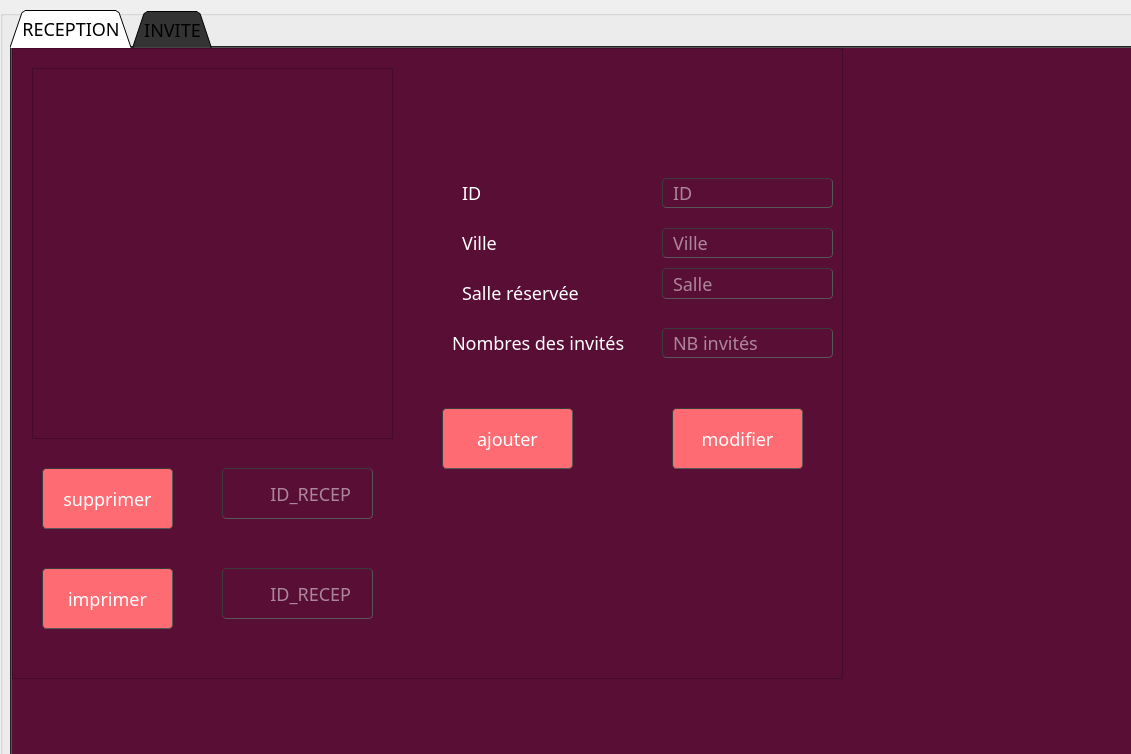
<?xml version="1.0" encoding="UTF-8"?>
<ui version="4.0">
 <class>invite_reception</class>
 <widget class="QDialog" name="invite_reception">
  <property name="geometry">
   <rect>
    <x>0</x>
    <y>0</y>
    <width>1131</width>
    <height>754</height>
   </rect>
  </property>
  <property name="windowTitle">
   <string>Dialog</string>
  </property>
  <widget class="QGroupBox" name="groupBox">
   <property name="geometry">
    <rect>
     <x>0</x>
     <y>10</y>
     <width>1351</width>
     <height>871</height>
    </rect>
   </property>
   <property name="title">
    <string/>
   </property>
   <widget class="QTabWidget" name="tabWidget">
    <property name="geometry">
     <rect>
      <x>10</x>
      <y>0</y>
      <width>1291</width>
      <height>801</height>
     </rect>
    </property>
    <property name="styleSheet">
     <string notr="true">*{
	
	
	background-image: url(:/img/ressources/2.png);
	

		

font-family:century gothic;
font-size:18px;
}
QTabWidget
{
 background:#333;
}


QFrame
{
 background:#333;
	background-color: rgb(107, 107, 107);
	background-color: rgb(188, 193, 101);
	background-color: rgb(191, 165, 165);
	background-color: rgb(89, 14, 54);
	
}


QPushButton
{
background:red;
	background-color: rgb(255, 107, 114);
border-raduis:60px;
}
QLabel
{
color:white;
}
QPushButton
{
color:white;
border-radius:15px;
}
QPushButton:hover
{
color:#333;
border-raduis:15px;
background:#49ebff;
}
QLineEdit
{
background:transparent;
border:none;
color:#ffffff;
color: rgb(62, 124, 61);
	color: rgb(0, 255, 213);
	
border-button:3ptx solid #ffffff;
	color: rgb(6, 255, 56);
	
}
QComboBox
{
background:transparent;
border:none;
color:#717072;
border-bottom:1px solid #717072 }</string>
    </property>
    <property name="tabShape">
     <enum>QTabWidget::Triangular</enum>
    </property>
    <property name="currentIndex">
     <number>0</number>
    </property>
    <widget class="QWidget" name="reception">
     <attribute name="title">
      <string>RECEPTION</string>
     </attribute>
     <widget class="QTableView" name="tableView">
      <property name="geometry">
       <rect>
        <x>20</x>
        <y>20</y>
        <width>361</width>
        <height>371</height>
       </rect>
      </property>
     </widget>
     <widget class="QFrame" name="frame_2">
      <property name="geometry">
       <rect>
        <x>0</x>
        <y>0</y>
        <width>831</width>
        <height>631</height>
       </rect>
      </property>
      <property name="frameShape">
       <enum>QFrame::StyledPanel</enum>
      </property>
      <property name="frameShadow">
       <enum>QFrame::Raised</enum>
      </property>
      <widget class="QPushButton" name="supprimer">
       <property name="geometry">
        <rect>
         <x>30</x>
         <y>420</y>
         <width>131</width>
         <height>61</height>
        </rect>
       </property>
       <property name="styleSheet">
        <string notr="true">border-width: 1px; border-radius: 4px;
color: rgb(255, 255, 255);
	border-color: rgb(58, 58, 58);
	border-style: inset;
	padding: 0 8px;

	selection-background-color: rgb(187, 187, 187);
	selection-color: rgb(60, 63, 65);</string>
       </property>
       <property name="text">
        <string>supprimer</string>
       </property>
       <property name="icon">
        <iconset resource="ressources.qrc">
         <normaloff>:/img/ressources/127960661_183172423452732_4500599527248670551_n.png</normaloff>:/img/ressources/127960661_183172423452732_4500599527248670551_n.png</iconset>
       </property>
      </widget>
      <widget class="QLineEdit" name="lineEdit_supprimer">
       <property name="geometry">
        <rect>
         <x>210</x>
         <y>420</y>
         <width>151</width>
         <height>51</height>
        </rect>
       </property>
       <property name="styleSheet">
        <string notr="true">border-width: 1px; border-radius: 4px;
color: rgb(255, 255, 255);
	border-color: rgb(58, 58, 58);
	border-style: inset;
	padding: 0 8px;

	selection-background-color: rgb(187, 187, 187);
	selection-color: rgb(60, 63, 65);</string>
       </property>
       <property name="placeholderText">
        <string>        ID_RECEP</string>
       </property>
      </widget>
      <widget class="QPushButton" name="imprimer">
       <property name="geometry">
        <rect>
         <x>30</x>
         <y>520</y>
         <width>131</width>
         <height>61</height>
        </rect>
       </property>
       <property name="styleSheet">
        <string notr="true">border-width: 1px; border-radius: 4px;
color: rgb(255, 255, 255);
	border-color: rgb(58, 58, 58);
	border-style: inset;
	padding: 0 8px;

	selection-background-color: rgb(187, 187, 187);
	selection-color: rgb(60, 63, 65);</string>
       </property>
       <property name="text">
        <string>imprimer</string>
       </property>
       <property name="icon">
        <iconset resource="ressources.qrc">
         <normaloff>:/img/ressources/128411451_681880159137485_1506548420732995776_n.png</normaloff>:/img/ressources/128411451_681880159137485_1506548420732995776_n.png</iconset>
       </property>
      </widget>
      <widget class="QLineEdit" name="lineEdit1">
       <property name="geometry">
        <rect>
         <x>210</x>
         <y>520</y>
         <width>151</width>
         <height>51</height>
        </rect>
       </property>
       <property name="styleSheet">
        <string notr="true">border-width: 1px; border-radius: 4px;
color: rgb(255, 255, 255);
	border-color: rgb(58, 58, 58);
	border-style: inset;
	padding: 0 8px;

	selection-background-color: rgb(187, 187, 187);
	selection-color: rgb(60, 63, 65);</string>
       </property>
       <property name="placeholderText">
        <string>        ID_RECEP</string>
       </property>
      </widget>
      <widget class="QLabel" name="label_7">
       <property name="geometry">
        <rect>
         <x>450</x>
         <y>130</y>
         <width>121</width>
         <height>30</height>
        </rect>
       </property>
       <property name="font">
        <font>
         <family>century gothic</family>
         <pointsize>-1</pointsize>
        </font>
       </property>
       <property name="text">
        <string>ID</string>
       </property>
      </widget>
      <widget class="QLabel" name="label_8">
       <property name="geometry">
        <rect>
         <x>450</x>
         <y>180</y>
         <width>191</width>
         <height>30</height>
        </rect>
       </property>
       <property name="font">
        <font>
         <family>century gothic</family>
         <pointsize>-1</pointsize>
        </font>
       </property>
       <property name="text">
        <string>Ville </string>
       </property>
      </widget>
      <widget class="QLabel" name="label_10">
       <property name="geometry">
        <rect>
         <x>450</x>
         <y>230</y>
         <width>211</width>
         <height>30</height>
        </rect>
       </property>
       <property name="font">
        <font>
         <family>century gothic</family>
         <pointsize>-1</pointsize>
        </font>
       </property>
       <property name="text">
        <string>Salle réservée</string>
       </property>
      </widget>
      <widget class="QLabel" name="label_11">
       <property name="geometry">
        <rect>
         <x>440</x>
         <y>280</y>
         <width>261</width>
         <height>30</height>
        </rect>
       </property>
       <property name="font">
        <font>
         <family>century gothic</family>
         <pointsize>-1</pointsize>
        </font>
       </property>
       <property name="text">
        <string>Nombres des invités</string>
       </property>
      </widget>
      <widget class="QPushButton" name="ajouter">
       <property name="geometry">
        <rect>
         <x>430</x>
         <y>360</y>
         <width>131</width>
         <height>61</height>
        </rect>
       </property>
       <property name="styleSheet">
        <string notr="true">border-width: 1px; border-radius: 4px;
color: rgb(255, 255, 255);
	border-color: rgb(58, 58, 58);
	border-style: inset;
	padding: 0 8px;

	selection-background-color: rgb(187, 187, 187);
	selection-color: rgb(60, 63, 65);</string>
       </property>
       <property name="text">
        <string>ajouter</string>
       </property>
       <property name="icon">
        <iconset resource="ressources.qrc">
         <normaloff>:/img/ressources/128362656_213598176780517_3160026623662294284_n.png</normaloff>:/img/ressources/128362656_213598176780517_3160026623662294284_n.png</iconset>
       </property>
      </widget>
      <widget class="QPushButton" name="modifier">
       <property name="geometry">
        <rect>
         <x>660</x>
         <y>360</y>
         <width>131</width>
         <height>61</height>
        </rect>
       </property>
       <property name="styleSheet">
        <string notr="true">border-width: 1px; border-radius: 4px;
color: rgb(255, 255, 255);
	border-color: rgb(58, 58, 58);
	border-style: inset;
	padding: 0 8px;

	selection-background-color: rgb(187, 187, 187);
	selection-color: rgb(60, 63, 65);</string>
       </property>
       <property name="text">
        <string>modifier</string>
       </property>
       <property name="icon">
        <iconset resource="ressources.qrc">
         <normaloff>:/img/ressources/128586817_297996038251568_153686129387149344_n.png</normaloff>:/img/ressources/128586817_297996038251568_153686129387149344_n.png</iconset>
       </property>
      </widget>
      <widget class="QLineEdit" name="lineEdit_id_recep">
       <property name="geometry">
        <rect>
         <x>650</x>
         <y>130</y>
         <width>171</width>
         <height>30</height>
        </rect>
       </property>
       <property name="styleSheet">
        <string notr="true">border-width: 1px; border-radius: 4px;
color: rgb(255, 255, 255);
	border-color: rgb(58, 58, 58);
	border-style: inset;
	padding: 0 8px;

	selection-background-color: rgb(187, 187, 187);
	selection-color: rgb(60, 63, 65);</string>
       </property>
       <property name="placeholderText">
        <string>ID</string>
       </property>
      </widget>
      <widget class="QLineEdit" name="lineEdit_nombre_des_invites">
       <property name="geometry">
        <rect>
         <x>650</x>
         <y>280</y>
         <width>171</width>
         <height>30</height>
        </rect>
       </property>
       <property name="styleSheet">
        <string notr="true">border-width: 1px; border-radius: 4px;
color: rgb(255, 255, 255);
	border-color: rgb(58, 58, 58);
	border-style: inset;
	padding: 0 8px;

	selection-background-color: rgb(187, 187, 187);
	selection-color: rgb(60, 63, 65);</string>
       </property>
       <property name="placeholderText">
        <string>NB invités</string>
       </property>
      </widget>
      <widget class="QLineEdit" name="lineEdit_salle_reservee">
       <property name="geometry">
        <rect>
         <x>650</x>
         <y>220</y>
         <width>171</width>
         <height>31</height>
        </rect>
       </property>
       <property name="styleSheet">
        <string notr="true">border-width: 1px; border-radius: 4px;
color: rgb(255, 255, 255);
	border-color: rgb(58, 58, 58);
	border-style: inset;
	padding: 0 8px;

	selection-background-color: rgb(187, 187, 187);
	selection-color: rgb(60, 63, 65);</string>
       </property>
       <property name="placeholderText">
        <string>Salle</string>
       </property>
      </widget>
      <widget class="QLineEdit" name="lineEdit_ville_recep">
       <property name="geometry">
        <rect>
         <x>650</x>
         <y>180</y>
         <width>171</width>
         <height>30</height>
        </rect>
       </property>
       <property name="styleSheet">
        <string notr="true">border-width: 1px; border-radius: 4px;
color: rgb(255, 255, 255);
	border-color: rgb(58, 58, 58);
	border-style: inset;
	padding: 0 8px;

	selection-background-color: rgb(187, 187, 187);
	selection-color: rgb(60, 63, 65);</string>
       </property>
       <property name="placeholderText">
        <string>Ville</string>
       </property>
      </widget>
     </widget>
     <zorder>frame_2</zorder>
     <zorder>tableView</zorder>
    </widget>
    <widget class="QWidget" name="invite">
     <attribute name="title">
      <string>INVITE</string>
     </attribute>
     <widget class="QTableView" name="tableView_2">
      <property name="geometry">
       <rect>
        <x>10</x>
        <y>30</y>
        <width>381</width>
        <height>371</height>
       </rect>
      </property>
     </widget>
     <widget class="QPushButton" name="pushButton_10">
      <property name="geometry">
       <rect>
        <x>910</x>
        <y>300</y>
        <width>151</width>
        <height>41</height>
       </rect>
      </property>
      <property name="text">
       <string>Retour</string>
      </property>
     </widget>
     <widget class="QFrame" name="frame">
      <property name="geometry">
       <rect>
        <x>0</x>
        <y>0</y>
        <width>811</width>
        <height>631</height>
       </rect>
      </property>
      <property name="frameShape">
       <enum>QFrame::StyledPanel</enum>
      </property>
      <property name="frameShadow">
       <enum>QFrame::Raised</enum>
      </property>
      <widget class="QLabel" name="label_4">
       <property name="geometry">
        <rect>
         <x>460</x>
         <y>50</y>
         <width>81</width>
         <height>30</height>
        </rect>
       </property>
       <property name="font">
        <font>
         <family>century gothic</family>
         <pointsize>-1</pointsize>
        </font>
       </property>
       <property name="text">
        <string>ID</string>
       </property>
      </widget>
      <widget class="QPushButton" name="rechercher">
       <property name="geometry">
        <rect>
         <x>20</x>
         <y>420</y>
         <width>181</width>
         <height>41</height>
        </rect>
       </property>
       <property name="styleSheet">
        <string notr="true">border-width: 1px; border-radius: 4px;
color: rgb(255, 255, 255);
	border-color: rgb(58, 58, 58);
	border-style: inset;
	padding: 0 8px;

	selection-background-color: rgb(187, 187, 187);
	selection-color: rgb(60, 63, 65);</string>
       </property>
       <property name="text">
        <string>rechercher</string>
       </property>
       <property name="icon">
        <iconset resource="ressources.qrc">
         <normaloff>:/img/ressources/icons8-google-web-recherche-50.png</normaloff>:/img/ressources/icons8-google-web-recherche-50.png</iconset>
       </property>
      </widget>
      <widget class="QPushButton" name="supprimerr">
       <property name="geometry">
        <rect>
         <x>20</x>
         <y>540</y>
         <width>181</width>
         <height>41</height>
        </rect>
       </property>
       <property name="styleSheet">
        <string notr="true">border-width: 1px; border-radius: 4px;
color: rgb(255, 255, 255);
	border-color: rgb(58, 58, 58);
	border-style: inset;
	padding: 0 8px;

	selection-background-color: rgb(187, 187, 187);
	selection-color: rgb(60, 63, 65);</string>
       </property>
       <property name="text">
        <string>supprimer</string>
       </property>
       <property name="icon">
        <iconset resource="ressources.qrc">
         <normaloff>:/img/ressources/127960661_183172423452732_4500599527248670551_n.png</normaloff>:/img/ressources/127960661_183172423452732_4500599527248670551_n.png</iconset>
       </property>
      </widget>
      <widget class="QLineEdit" name="lineEdit_supprimer_2">
       <property name="geometry">
        <rect>
         <x>250</x>
         <y>540</y>
         <width>171</width>
         <height>41</height>
        </rect>
       </property>
       <property name="styleSheet">
        <string notr="true">border-width: 1px; border-radius: 4px;
color: rgb(255, 255, 255);
	border-color: rgb(58, 58, 58);
	border-style: inset;
	padding: 0 8px;

	selection-background-color: rgb(187, 187, 187);
	selection-color: rgb(60, 63, 65);</string>
       </property>
       <property name="placeholderText">
        <string>         ID_INV</string>
       </property>
      </widget>
      <widget class="QLineEdit" name="lineEdit_rechercher_invite">
       <property name="geometry">
        <rect>
         <x>250</x>
         <y>420</y>
         <width>171</width>
         <height>41</height>
        </rect>
       </property>
       <property name="styleSheet">
        <string notr="true">border-width: 1px; border-radius: 4px;
color: rgb(255, 255, 255);
	border-color: rgb(58, 58, 58);
	border-style: inset;
	padding: 0 8px;

	selection-background-color: rgb(187, 187, 187);
	selection-color: rgb(60, 63, 65);</string>
       </property>
       <property name="placeholderText">
        <string>          ID_INV</string>
       </property>
      </widget>
      <widget class="QLabel" name="label_5">
       <property name="geometry">
        <rect>
         <x>400</x>
         <y>100</y>
         <width>351</width>
         <height>30</height>
        </rect>
       </property>
       <property name="font">
        <font>
         <family>century gothic</family>
         <pointsize>-1</pointsize>
        </font>
       </property>
       <property name="text">
        <string>Nombre de place</string>
       </property>
      </widget>
      <widget class="QLabel" name="label_6">
       <property name="geometry">
        <rect>
         <x>400</x>
         <y>160</y>
         <width>181</width>
         <height>30</height>
        </rect>
       </property>
       <property name="font">
        <font>
         <family>century gothic</family>
         <pointsize>-1</pointsize>
        </font>
       </property>
       <property name="text">
        <string>Numero de table</string>
       </property>
      </widget>
      <widget class="QLabel" name="label_9">
       <property name="geometry">
        <rect>
         <x>400</x>
         <y>220</y>
         <width>181</width>
         <height>30</height>
        </rect>
       </property>
       <property name="font">
        <font>
         <family>century gothic</family>
         <pointsize>-1</pointsize>
        </font>
       </property>
       <property name="text">
        <string>Email de l'invité</string>
       </property>
      </widget>
      <widget class="QLineEdit" name="lineEdit_numero_table">
       <property name="geometry">
        <rect>
         <x>570</x>
         <y>160</y>
         <width>231</width>
         <height>30</height>
        </rect>
       </property>
       <property name="styleSheet">
        <string notr="true">border-width: 1px; border-radius: 4px;
color: rgb(255, 255, 255);
	border-color: rgb(58, 58, 58);
	border-style: inset;
	padding: 0 8px;

	selection-background-color: rgb(187, 187, 187);
	selection-color: rgb(60, 63, 65);</string>
       </property>
       <property name="placeholderText">
        <string>num table</string>
       </property>
      </widget>
      <widget class="QLineEdit" name="lineEdit_id_inv">
       <property name="geometry">
        <rect>
         <x>570</x>
         <y>50</y>
         <width>231</width>
         <height>30</height>
        </rect>
       </property>
       <property name="styleSheet">
        <string notr="true">border-width: 1px; border-radius: 4px;
color: rgb(255, 255, 255);
	border-color: rgb(58, 58, 58);
	border-style: inset;
	padding: 0 8px;

	selection-background-color: rgb(187, 187, 187);
	selection-color: rgb(60, 63, 65);</string>
       </property>
       <property name="placeholderText">
        <string>ID</string>
       </property>
      </widget>
      <widget class="QLineEdit" name="lineEdit_mail_invite">
       <property name="geometry">
        <rect>
         <x>570</x>
         <y>220</y>
         <width>231</width>
         <height>30</height>
        </rect>
       </property>
       <property name="styleSheet">
        <string notr="true">border-width: 1px; border-radius: 4px;
color: rgb(255, 255, 255);
	border-color: rgb(58, 58, 58);
	border-style: inset;
	padding: 0 8px;

	selection-background-color: rgb(187, 187, 187);
	selection-color: rgb(60, 63, 65);</string>
       </property>
       <property name="placeholderText">
        <string>...@gmail.com</string>
       </property>
      </widget>
      <widget class="QLineEdit" name="lineEdit_nomre_de_places_reserves">
       <property name="geometry">
        <rect>
         <x>570</x>
         <y>100</y>
         <width>231</width>
         <height>30</height>
        </rect>
       </property>
       <property name="styleSheet">
        <string notr="true">border-width: 1px; border-radius: 4px;
color: rgb(255, 255, 255);
	border-color: rgb(58, 58, 58);
	border-style: inset;
	padding: 0 8px;

	selection-background-color: rgb(187, 187, 187);
	selection-color: rgb(60, 63, 65);</string>
       </property>
       <property name="placeholderText">
        <string>NB places</string>
       </property>
      </widget>
      <widget class="QPushButton" name="ajouterr">
       <property name="geometry">
        <rect>
         <x>420</x>
         <y>290</y>
         <width>131</width>
         <height>41</height>
        </rect>
       </property>
       <property name="styleSheet">
        <string notr="true">border-width: 1px; border-radius: 4px;
color: rgb(255, 255, 255);
	border-color: rgb(58, 58, 58);
	border-style: inset;
	padding: 0 8px;

	selection-background-color: rgb(187, 187, 187);
	selection-color: rgb(60, 63, 65);</string>
       </property>
       <property name="text">
        <string>Ajouter</string>
       </property>
       <property name="icon">
        <iconset resource="ressources.qrc">
         <normaloff>:/img/ressources/128362656_213598176780517_3160026623662294284_n.png</normaloff>:/img/ressources/128362656_213598176780517_3160026623662294284_n.png</iconset>
       </property>
      </widget>
      <widget class="QPushButton" name="mailing">
       <property name="geometry">
        <rect>
         <x>640</x>
         <y>530</y>
         <width>150</width>
         <height>80</height>
        </rect>
       </property>
       <property name="styleSheet">
        <string notr="true">border-width: 1px; border-radius: 4px;
color: rgb(255, 255, 255);
	border-color: rgb(58, 58, 58);
	border-style: inset;
	padding: 0 8px;

	selection-background-color: rgb(187, 187, 187);
	selection-color: rgb(60, 63, 65);</string>
       </property>
       <property name="text">
        <string>mailing</string>
       </property>
      </widget>
      <widget class="QPushButton" name="modifierr">
       <property name="geometry">
        <rect>
         <x>630</x>
         <y>290</y>
         <width>131</width>
         <height>41</height>
        </rect>
       </property>
       <property name="styleSheet">
        <string notr="true">border-width: 1px; border-radius: 4px;
color: rgb(255, 255, 255);
	border-color: rgb(58, 58, 58);
	border-style: inset;
	padding: 0 8px;

	selection-background-color: rgb(187, 187, 187);
	selection-color: rgb(60, 63, 65);</string>
       </property>
       <property name="text">
        <string>modifier</string>
       </property>
       <property name="icon">
        <iconset resource="ressources.qrc">
         <normaloff>:/img/ressources/128586817_297996038251568_153686129387149344_n.png</normaloff>:/img/ressources/128586817_297996038251568_153686129387149344_n.png</iconset>
       </property>
      </widget>
     </widget>
     <zorder>frame</zorder>
     <zorder>tableView_2</zorder>
     <zorder>pushButton_10</zorder>
    </widget>
   </widget>
  </widget>
 </widget>
 <resources>
  <include location="ressources.qrc"/>
 </resources>
 <connections/>
</ui>
